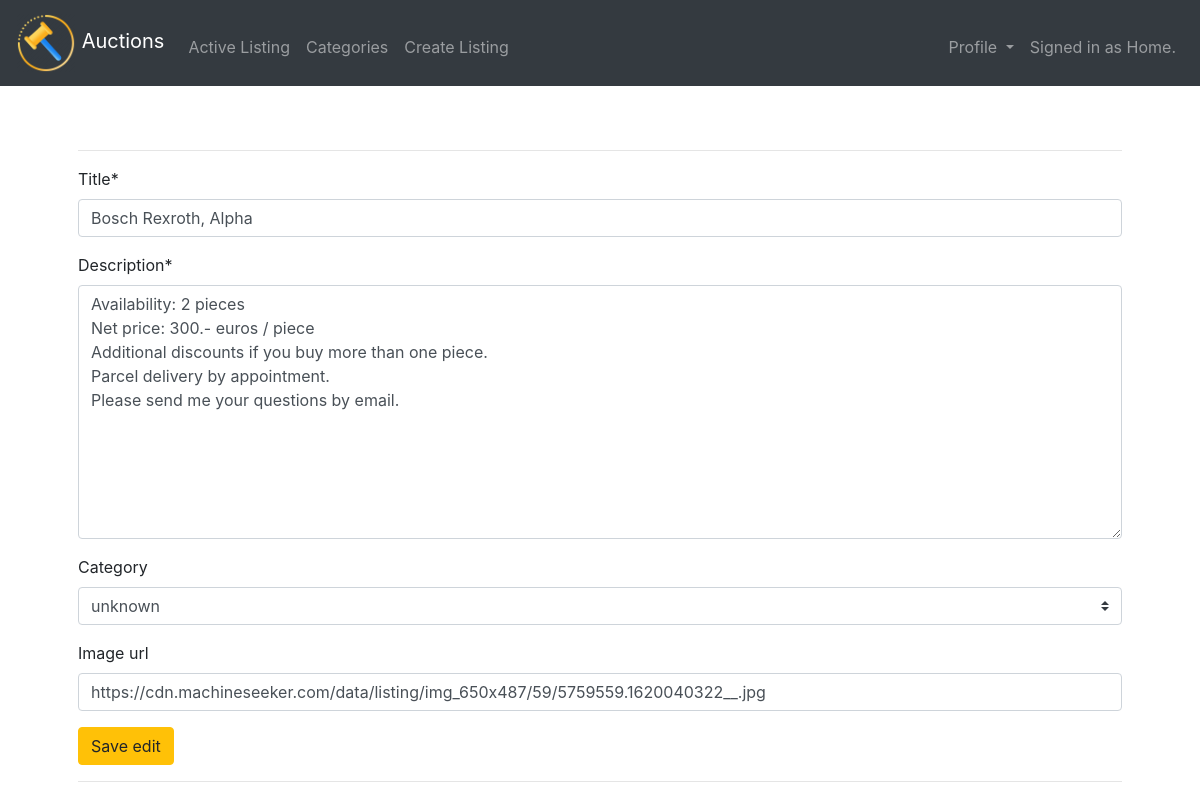
/edit/listing/1/ (signed in), run on the app's committed database.
### users/models.py (models this page shows, shortened)
class User(AbstractUser):
	won_list        = models.ManyToManyField('auctions.ActiveListings', related_name='won', null=True, blank=True)
	watched_list    = models.ManyToManyField('auctions.ActiveListings', related_name='watched', null=True, blank=True)
	class Meta:
		verbose_name = "user"
		verbose_name_plural = "Users"

### auctions/models.py (models this page shows, shortened)
class ActiveListings(models.Model):
	title         = models.CharField(max_length=64, null=False, blank=False, unique=True)
	price         = models.DecimalField(max_digits=13, decimal_places=2, null=False, blank=False)
	description   = models.TextField(null=False, blank=False)
	state         = models.BooleanField(default=True)
	created_at    = models.DateTimeField(auto_now_add=True)
	image_url     = models.URLField(max_length=1024, unique=True, null=True, blank=True)
	category      = models.ForeignKey('Category', on_delete=models.CASCADE, related_name='list', null=True, blank=True)
	user          = models.ForeignKey('users.User', related_name='created', on_delete=models.CASCADE, null=True, blank=True)
	class Meta:
		verbose_name = "activeListing"
		verbose_name_plural = "ActiveListings"

### auctions/views.py (the view, shortened to what this page needs)
# urls.py: re_path("^edit/listing/(?P<id>[0-9]+)/$", login_required(EditView.as_view(), login_url="users:login"), name="edit"),
class EditView(View):
    template_name = "auctions/edit.html"
    def get(self, request, *args, **kwargs):
        listing = ActiveListings.objects.get(pk=kwargs['id'])
        if request.user == listing.user:
            form = EditListingsForm(initial={
                "title": listing.title,
                "description": listing.description,
                'category': listing.category,
                "image_url": listing.image_url,
            })
            return render(request, self.template_name, {"form": form, "list": listing})
        else:
            return HttpResponse('error 505: forbidden go back to <a href="/"> Home </a>.')

### auctions/forms.py
class EditListingsForm(forms.ModelForm):
	class Meta:
		model = ActiveListings
		fields = ('title', 'description', 'category', 'image_url',)

### auctions/models.py (called while the page is built)
	def __str__(self):
		return self.name

### auctions/templates/auctions/edit.html (shortened to what this page needs)
{% extends "layout.html" %}
{% load crispy_forms_tags %}
{% block main %}
  <hr>
<form action="{% url 'auctions:edit' list.id %}" method="POST"> {% csrf_token %}
	<table>
		{% crispy form %}
	</table>
  <input class="btn btn-warning" type="submit" value="Save edit">
</form>
<hr>
{% endblock %}

### commerce/templates/layout.html (shortened to what this page needs)
{% load static %}
<!DOCTYPE html>
<html lang="en">
    <head>
        <link href="https://maxcdn.bootstrapcdn.com/bootstrap/4.1.3/css/bootstrap.min.css" rel="stylesheet">
    </head>
    <body>
        <nav class="navbar navbar-expand-md navbar-dark bg-dark text-white">
            <a class="navbar-brand" href="{% url 'auctions:home' %}">
                <span>
                <img src="{% static 'img/logo.png' %}" style="width: 60px; height: 60px;">
                </span><span>Auctions</span></a>
            <div class="collapse navbar-collapse" id="navbar">
                <ul class="navbar-nav mr-auto mt-2">
                    <li class="nav-item">
                        <a class="nav-link" href="{% url 'auctions:index' %}">Active Listing</a>
                    </li>
                    <li class="nav-item">
                        <a class="nav-link" href="{% url 'auctions:categories' %}">Categories</a>
                    </li>
                    {% if request.user.is_authenticated %}
                    <li class="nav-item">
                        <a class="nav-link" href="{% url 'auctions:create' %}">Create Listing</a>
                    </li>
                    {% endif %}
                </ul>
                {% if request.user.is_authenticated %}
                    <ul class="navbar-nav ml-auto mt-2">
                       <li class="nav-item dropdown">
                            <a class="nav-link dropdown-toggle" href="#" id="navbarDropdownMenuLink" data-toggle="dropdown" aria-haspopup="true" aria-expanded="false">
                                Profile
                            </a>
                        </li>
                        <li class="nav-item">
                          <a class="nav-link" href="" >
                              Signed in as {{request.user.username.title}}.
                          </a>
                        </li>
                    </ul>
                {% else %}
                    <ul class="navbar-nav ml-auto mt-2">
                        <li class="nav-item"><a class="nav-link" href="{% url 'users:register' %}">Register</a></li>
                        <li class="nav-item"><a class="nav-link" href="{% url 'users:login' %}">login</a></li>
                    </ul>
                {% endif %}
            </div>
        </nav>
        <main class="container p-5">
            {% block main %}{% endblock %}
        </main>
    </body>
</html>

### data on the page
User: user.username "Home"
ActiveListings: title "Bosch Rexroth, Alpha", description "Availability: 2 pieces Net price: 300.- euros / piece Additional discounts if you buy more than one piece. Parcel delivery by appointment. Please send me your questions by email.", category "unknown", image_url "https://cdn.machineseeker.com/data/listing/img_650x487/59/5759559.1620040322__.jpg"
